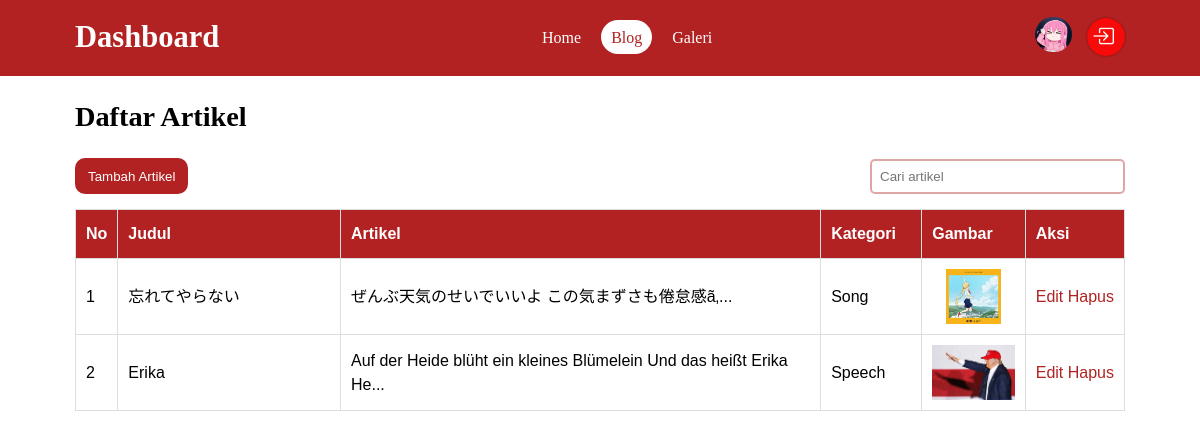
The page /user/blog.php (signed in) on the database its author committed.
### tables this page shows
CREATE TABLE `members` (
  `id` int(11) NOT NULL,
  `nama` varchar(150) NOT NULL,
  `email` varchar(100) NOT NULL,
  `username` varchar(100) NOT NULL,
  `password` varchar(255) NOT NULL,
  `image` varchar(90) NOT NULL
);

CREATE TABLE `posts` (
  `id` int(11) NOT NULL,
  `id_user` int(11) NOT NULL,
  `title` varchar(255) NOT NULL,
  `post` text NOT NULL,
  `category` varchar(70) NOT NULL,
  `image` varchar(70) NOT NULL
);

### conn.php (called while the page is built)
<?php
$host = "localhost";
$user = "root";
$pass = "";
$db = "simpleblog";
$conn = mysqli_connect($host, $user, $pass, $db);
function query($query) {
    global $conn;
    $result = mysqli_query($conn, $query);
    $rows = [];
    while($row = mysqli_fetch_assoc($result)) {
        $rows[] = $row;
    }
    return $rows;
}
?>

### user/blog.php (the view, shortened to what this page needs)
<?php
require "../conn.php";
$user_id = $_SESSION["user_id"];
$member = query("SELECT * FROM members WHERE id = $user_id")[0];
$result = query("SELECT * FROM posts WHERE id_user = $user_id ORDER BY id DESC");
?>
<!DOCTYPE html>
<html lang="en">
<head>
    <link rel="stylesheet" href="https://cdn.jsdelivr.net/npm/bootstrap-icons@1.10.3/font/bootstrap-icons.css">
    <link rel="stylesheet" href="../assets/css/style.css?ts=<?=time()?>&quot">
</head>
<body>
    <nav class="navigation">
        <div class="container">
            <div class="nav-content">
                <h1><a href="index.php">Dashboard</a></h1>
                <ul class="nav-links">
                    <li>
                        <a href="../index.php" class="nav-link">Home</a>
                    </li>
                    <li>
                        <a href="blog.php" class="nav-link active">Blog</a>
                    </li>
                    <li>
                        <a href="galeri.php" class="nav-link">Galeri</a>
                    </li>
                </ul>
                <div class="add">
                    <a href="profile.php"><img src="images/<?= $member["image"] ?>" class="profile-thumb"></a>
                    <a href="?logout" class="logout"><i class="bi bi-box-arrow-in-right"></i></a>
                </div>
            </div>
        </div>
    </nav>
    <div class="container">
        <h2 style="margin-top: 20px;">Daftar Artikel</h2>
        <div class="actions">
            <button id="add-artikel">Tambah Artikel</button>
            <form method="get">
                <input type="text" name="src" id="searchbar" size="20" placeholder="Cari artikel" autocomplete="off">
            </form>
        </div>
        <div id="table">
            <?php if(!empty($result)): ?>
            <table border="1" cellspacing="0" class="table">
                <tr>
                    <th>No</th>
                    <th>Judul</th>
                    <th>Artikel</th>
                    <th>Kategori</th>
                    <th>Gambar</th>
                    <th>Aksi</th>
                </tr>
                <?php
                $int = 1;
                foreach($result as $data):
                $title_wrapped = substr($data["title"], 0, 45);
                $post_content = (strlen($data["post"]) > 70)
                            ? substr($data["post"], 0, 70)."..."
                            : $data["post"];
                ?>
                <tr>
                    <td><?= $int; ?></td>
                    <td style="width: 25%;"><?= $title_wrapped; ?></td>
                    <td style="width: 55%;"><?= $post_content; ?></td>
                    <td style="width: 10%;"><?= $data["category"]; ?></td>
                    <td><img src="uploads/<?= $data["image"]; ?>"></td>
                    <td nowrap="nowrap" width="50">
                        <a href="edit_post.php?id=<?= $data["id"]; ?>">Edit</a>
                        <a href="delete_post.php?id=<?= $data["id"]; ?>" onclick="return confirm('Yakin ingin hapus?')">Hapus</a>
                    </td>
                </tr>
                <?php $int++; ?>
                <?php endforeach; ?>
            </table>
            <?php else: ?>
            <span style="display: block; text-align: center; margin-top: 25px;">There's no data</span>
            <?php endif; ?>
        </div>
    </div>
</body>
</html>

### assets/css/style.css (style rules this page uses)
* { padding: 0; margin: 0; box-sizing: border-box; }
body, p { line-height: 1.5; }
h1 { font-size: 1.91rem; }
h2 { font-size: 1.77rem; }
a { color: firebrick; text-decoration: none; }
.container { width: min(100% - 1rem, 1050px); margin-inline: auto; }
.navigation { position: sticky; top: 0; background-color: firebrick; padding: 15px; color: #fff; z-index: 100; }
.navigation a { color: #fff; }
.nav-content { display: flex; justify-content: space-between; align-items: center; }
.nav-links { display: flex; flex-direction: row; transform: translateX(0); }
.nav-links li { list-style: none; }
.nav-links li .nav-link { color: #fff; padding: 8.5px 10px; }
.nav-links li .nav-link:hover, .nav-links li .nav-link.active { background-color: #fff; color: firebrick; border-radius: 20px; }
.nav-links li:not(:last-child) .nav-link { margin-right: 10px; }
.add { display: flex; flex-direction: row; align-items: center; }
.add a:not(:last-child) { margin-right: 15px; }
.profile-thumb { height: 35px; width: 37px; border-radius: 25px; }
.add .logout { display: flex; justify-content: center; align-items: center; font-size: 22px; background-color: rgb(247, 10, 10); box-shadow: 0 0 2px rgba(0,0,0,0.5); padding: 2.5px 8px; border-radius: 30px; transform: translateY(-1px); }
.add .logout i { transform: translateX(-3px); }
.actions { display: flex; justify-content: space-between; align-items: center; width: 100%; margin-top: 20px; }
.actions form, .actions #add-artikel { display: inline; }
.actions #add-artikel { background-color: firebrick; color: #fff; text-decoration: none; padding: 8.5px 11px; border-radius: 10px; border: 2px solid firebrick; }
.actions form input { width: 155px; padding: 8px; border: 2px solid rgb(178, 34, 34, 0.4); outline: 0; border-radius: 5px; }
@media (min-width: 600px) { .actions form input { width: 255px; } }
#table { overflow-x: auto; }
.table { margin: 15px auto 0 auto; font-family: Arial, Helvetica, sans-serif; border-collapse: collapse; width: 100%; border: 1px solid #ddd; }
.table td, .table th { border: 1px solid #ddd; padding: 10px; }
.table th { padding-top: 12px; padding-bottom: 12px; text-align: left; background-color: firebrick; color: white; }
.table td img { display: block; height: 55px; margin: auto; text-align: center; }

### rows shown on the page
members: image (picture)
posts: title "忘れてやらない", post "ぜんぶ天気のせいでいいよ この気まずさも倦怠感ã‚...", category "Song", image (picture)
posts: title "Erika", post "Auf der Heide blüht ein kleines Blümelein Und das heißt Erika He...", category "Speech", image (picture)
